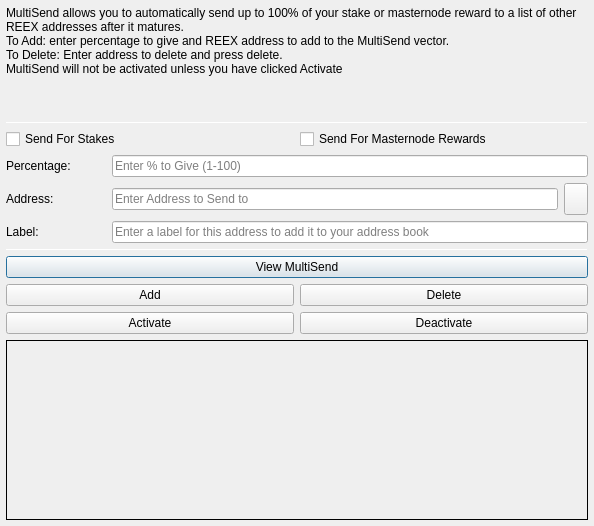
<?xml version="1.0" encoding="UTF-8"?>
<ui version="4.0">
 <class>MultiSendDialog</class>
 <widget class="QDialog" name="MultiSendDialog">
  <property name="windowModality">
   <enum>Qt::NonModal</enum>
  </property>
  <property name="geometry">
   <rect>
    <x>0</x>
    <y>0</y>
    <width>594</width>
    <height>526</height>
   </rect>
  </property>
  <property name="windowTitle">
   <string>MultiSend</string>
  </property>
  <layout class="QVBoxLayout" name="verticalLayout" stretch="0">
   <property name="leftMargin">
    <number>6</number>
   </property>
   <property name="topMargin">
    <number>6</number>
   </property>
   <property name="rightMargin">
    <number>6</number>
   </property>
   <property name="bottomMargin">
    <number>6</number>
   </property>
   <item>
    <layout class="QVBoxLayout" name="verticalLayout_Main" stretch="1,1,1,0,1,1,1">
     <item>
      <widget class="QLabel" name="label_2">
       <property name="lineWidth">
        <number>1</number>
       </property>
       <property name="text">
        <string>MultiSend allows you to automatically send up to 100% of your stake or masternode reward to a list of other REEX addresses after it matures.
To Add: enter percentage to give and REEX address to add to the MultiSend vector.
To Delete: Enter address to delete and press delete.
MultiSend will not be activated unless you have clicked Activate</string>
       </property>
       <property name="alignment">
        <set>Qt::AlignLeading|Qt::AlignLeft|Qt::AlignTop</set>
       </property>
       <property name="wordWrap">
        <bool>true</bool>
       </property>
      </widget>
     </item>
     <item>
      <widget class="Line" name="line">
       <property name="minimumSize">
        <size>
         <width>0</width>
         <height>1</height>
        </size>
       </property>
       <property name="maximumSize">
        <size>
         <width>16777215</width>
         <height>1</height>
        </size>
       </property>
       <property name="orientation">
        <enum>Qt::Horizontal</enum>
       </property>
      </widget>
     </item>
     <item>
      <layout class="QVBoxLayout" name="verticalLayout_Settings">
       <item>
        <layout class="QHBoxLayout" name="horizontalLayout">
         <item>
          <widget class="QCheckBox" name="multiSendStakeCheckBox">
           <property name="text">
            <string>Send For Stakes</string>
           </property>
          </widget>
         </item>
         <item>
          <widget class="QCheckBox" name="multiSendMasternodeCheckBox">
           <property name="text">
            <string>Send For Masternode Rewards</string>
           </property>
          </widget>
         </item>
        </layout>
       </item>
       <item>
        <layout class="QHBoxLayout" name="horizontalLayout_6">
         <item>
          <widget class="QLabel" name="label">
           <property name="minimumSize">
            <size>
             <width>100</width>
             <height>0</height>
            </size>
           </property>
           <property name="toolTip">
            <string>Percentage of stake to send</string>
           </property>
           <property name="text">
            <string>Percentage:</string>
           </property>
          </widget>
         </item>
         <item>
          <widget class="QLineEdit" name="multiSendPercentEdit">
           <property name="toolTip">
            <string>Enter whole numbers 1 - 100</string>
           </property>
           <property name="placeholderText">
            <string>Enter % to Give (1-100)</string>
           </property>
          </widget>
         </item>
        </layout>
       </item>
       <item>
        <layout class="QHBoxLayout" name="horizontalLayout_7">
         <item>
          <widget class="QLabel" name="label_5">
           <property name="minimumSize">
            <size>
             <width>100</width>
             <height>0</height>
            </size>
           </property>
           <property name="toolTip">
            <string>Address to send portion of stake to</string>
           </property>
           <property name="text">
            <string>Address:</string>
           </property>
          </widget>
         </item>
         <item>
          <widget class="QLineEdit" name="multiSendAddressEdit">
           <property name="toolTip">
            <string/>
           </property>
           <property name="placeholderText">
            <string>Enter Address to Send to</string>
           </property>
          </widget>
         </item>
         <item>
          <widget class="QToolButton" name="addressBookButton">
           <property name="maximumSize">
            <size>
             <width>16777215</width>
             <height>32</height>
            </size>
           </property>
           <property name="toolTip">
            <string>Choose an address from the address book</string>
           </property>
           <property name="text">
            <string/>
           </property>
           <property name="icon">
            <iconset resource="../reecore.qrc">
             <normaloff>:/icons/address-book</normaloff>:/icons/address-book</iconset>
           </property>
           <property name="shortcut">
            <string>Alt+A</string>
           </property>
          </widget>
         </item>
        </layout>
       </item>
      </layout>
     </item>
     <item>
      <layout class="QHBoxLayout" name="horizontalLayout_3">
       <item>
        <widget class="QLabel" name="label_3">
         <property name="minimumSize">
          <size>
           <width>100</width>
           <height>0</height>
          </size>
         </property>
         <property name="text">
          <string>Label:</string>
         </property>
        </widget>
       </item>
       <item>
        <widget class="QLineEdit" name="labelAddressLabelEdit">
         <property name="placeholderText">
          <string>Enter a label for this address to add it to your address book</string>
         </property>
        </widget>
       </item>
      </layout>
     </item>
     <item>
      <widget class="Line" name="line_2">
       <property name="minimumSize">
        <size>
         <width>0</width>
         <height>1</height>
        </size>
       </property>
       <property name="maximumSize">
        <size>
         <width>16777215</width>
         <height>1</height>
        </size>
       </property>
       <property name="orientation">
        <enum>Qt::Horizontal</enum>
       </property>
      </widget>
     </item>
     <item>
      <layout class="QVBoxLayout" name="verticalLayout_Buttons">
       <item>
        <layout class="QHBoxLayout" name="horizontalLayout_4">
         <item>
          <widget class="QPushButton" name="viewButton">
           <property name="toolTip">
            <string/>
           </property>
           <property name="statusTip">
            <string>View MultiSend Vector</string>
           </property>
           <property name="text">
            <string>View MultiSend</string>
           </property>
          </widget>
         </item>
        </layout>
       </item>
       <item>
        <layout class="QHBoxLayout" name="horizontalLayout_2">
         <item>
          <widget class="QPushButton" name="addButton">
           <property name="toolTip">
            <string/>
           </property>
           <property name="statusTip">
            <string>Add to MultiSend Vector</string>
           </property>
           <property name="text">
            <string>Add</string>
           </property>
          </widget>
         </item>
         <item>
          <widget class="QPushButton" name="deleteButton">
           <property name="toolTip">
            <string/>
           </property>
           <property name="statusTip">
            <string>Delete Address From MultiSend Vector</string>
           </property>
           <property name="text">
            <string>Delete</string>
           </property>
          </widget>
         </item>
        </layout>
       </item>
       <item>
        <layout class="QHBoxLayout" name="horizontalLayout_5">
         <item>
          <widget class="QPushButton" name="activateButton">
           <property name="statusTip">
            <string>Activate MultiSend</string>
           </property>
           <property name="text">
            <string>Activate</string>
           </property>
          </widget>
         </item>
         <item>
          <widget class="QPushButton" name="disableButton">
           <property name="statusTip">
            <string>Deactivate MultiSend</string>
           </property>
           <property name="text">
            <string>Deactivate</string>
           </property>
          </widget>
         </item>
        </layout>
       </item>
      </layout>
     </item>
     <item>
      <widget class="QLabel" name="message">
       <property name="minimumSize">
        <size>
         <width>0</width>
         <height>180</height>
        </size>
       </property>
       <property name="frameShape">
        <enum>QFrame::Panel</enum>
       </property>
       <property name="frameShadow">
        <enum>QFrame::Plain</enum>
       </property>
       <property name="lineWidth">
        <number>1</number>
       </property>
       <property name="midLineWidth">
        <number>1</number>
       </property>
       <property name="text">
        <string/>
       </property>
       <property name="alignment">
        <set>Qt::AlignLeading|Qt::AlignLeft|Qt::AlignTop</set>
       </property>
       <property name="wordWrap">
        <bool>true</bool>
       </property>
      </widget>
     </item>
    </layout>
   </item>
  </layout>
 </widget>
 <resources>
  <include location="../reecore.qrc"/>
 </resources>
 <connections/>
</ui>
